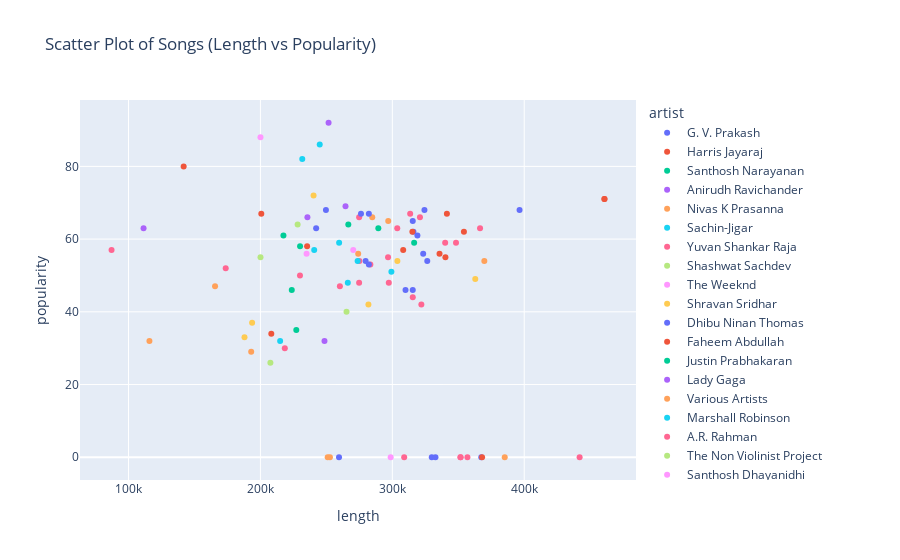

Notebook code for this chart:
### Code cell
fig = px.scatter(
    my_playlist,
    x="length",
    y="popularity",
    color="artist",
    hover_name="name",
    title="Scatter Plot of Songs (Length vs Popularity)"
)
fig.show()

### Figure 1 — Plotly figure (JSON) as saved in the notebook; plotly's stock layout.template omitted (floating-point values rounded to 4 significant figures)
{"data": [{"hovertemplate": "<b>%{hovertext}</b><br><br>artist=G. V. Prakash<br>length=%{x}<br>popularity=%{y}<extra></extra>", "hovertext": ["Pookkal Pookkum", "Ayyayo", "Sandalee", "Kaathodu Kaathanen (From \"Jail\")", "Yaar Indha Saalai Oram (From \"Thalaivaa\")", "Naan Sonnadhum Mazhai", "Kadhal Yen Kadhal", "Yaar Indha Saalai Oram", "Pirai Thedum", "Yedhedho Pennae", "Manasellam Mazhaiye", "Akkam Pakkam"], "legendgroup": "G. V. Prakash", "marker": {"color": "#636efa", "symbol": "circle"}, "mode": "markers", "name": "G. V. Prakash", "orientation": "v", "showlegend": true, "type": "scatter", "x": [396466, 324373, 323405, 310000, 315493, 329912, 367446, 315493, 332711, 279743, 326495, 316000], "xaxis": "x", "y": [68, 68, 56, 46, 46, 0, 0, 65, 0, 54, 54, 62], "yaxis": "y"}, {"hovertemplate": "<b>%{hovertext}</b><br><br>artist=Harris Jayaraj<br>length=%{x}<br>popularity=%{y}<extra></extra>", "hovertext": ["Unakkenna Venum Sollu", "Mundhinam", "Thodu Vaanam", "Idhayathai Yedho Ondru", "Oru Manam (From \"Dhruva Natchathiram\")", "Yaaro Yaaro", "Paartha Mudhal"], "legendgroup": "Harris Jayaraj", "marker": {"color": "#EF553B", "symbol": "circle"}, "mode": "markers", "name": "Harris Jayaraj", "orientation": "v", "showlegend": true, "type": "scatter", "x": [308242, 341386, 315213, 235391, 340254, 335786, 368053], "xaxis": "x", "y": [57, 67, 62, 58, 55, 56, 0], "yaxis": "y"}, {"hovertemplate": "<b>%{hovertext}</b><br><br>artist=Santhosh Narayanan<br>length=%{x}<br>popularity=%{y}<extra></extra>", "hovertext": ["Aval", "Ei Suzhali", "Kaathellam", "Agayam Theepiditha"], "legendgroup": "Santhosh Narayanan", "marker": {"color": "#00cc96", "symbol": "circle"}, "mode": "markers", "name": "Santhosh Narayanan", "orientation": "v", "showlegend": true, "type": "scatter", "x": [266639, 217459, 223770, 230062], "xaxis": "x", "y": [64, 61, 46, 58], "yaxis": "y"}, {"hovertemplate": "<b>%{hovertext}</b><br><br>artist=Anirudh Ravichander<br>length=%{x}<br>popularity=%{y}<extra></extra>", "hovertext": ["Manasilaayo", "Nee Paartha Vizhigal - The Touch of Love"], "legendgroup": "Anirudh Ravichander", "marker": {"color": "#ab63fa", "symbol": "circle"}, "mode": "markers", "name": "Anirudh Ravichander", "orientation": "v", "showlegend": true, "type": "scatter", "x": [235629, 264506], "xaxis": "x", "y": [66, 69], "yaxis": "y"}, {"hovertemplate": "<b>%{hovertext}</b><br><br>artist=Nivas K Prasanna<br>length=%{x}<br>popularity=%{y}<extra></extra>", "hovertext": ["Vinmeen"], "legendgroup": "Nivas K Prasanna", "marker": {"color": "#FFA15A", "symbol": "circle"}, "mode": "markers", "name": "Nivas K Prasanna", "orientation": "v", "showlegend": true, "type": "scatter", "x": [296899], "xaxis": "x", "y": [65], "yaxis": "y"}, {"hovertemplate": "<b>%{hovertext}</b><br><br>artist=Sachin-Jigar<br>length=%{x}<br>popularity=%{y}<extra></extra>", "hovertext": ["Pardesiya - From \"Param Sundari\""], "legendgroup": "Sachin-Jigar", "marker": {"color": "#19d3f3", "symbol": "circle"}, "mode": "markers", "name": "Sachin-Jigar", "orientation": "v", "showlegend": true, "type": "scatter", "x": [231739], "xaxis": "x", "y": [82], "yaxis": "y"}, {"hovertemplate": "<b>%{hovertext}</b><br><br>artist=Yuvan Shankar Raja<br>length=%{x}<br>popularity=%{y}<extra></extra>", "hovertext": ["Kadhal Aasai", "Iayyayo", "Venmegam", "Enkeyoo Partha", "Kaadhal Vaithu", "Kaadhal Endral", "Ninaithu Ninaithu (From \"7/G Rainbow Colony\")", "Oru Devathai (From \"Vaamanan\")", "Thuli Thuli (From \"Paiya\")", "Konjum Kili", "Arabu Naadu", "Oru Naalaikkul", "Kan Pesum Varthaigal", "Ariyadha Vayasu", "Vaartha Onnu"], "legendgroup": "Yuvan Shankar Raja", "marker": {"color": "#FF6692", "symbol": "circle"}, "mode": "markers", "name": "Yuvan Shankar Raja", "orientation": "v", "showlegend": true, "type": "scatter", "x": [303750, 275017, 274853, 320960, 309000, 87133, 274834, 296760, 283346, 260252, 322013, 340066, 348290, 229997, 315506], "xaxis": "x", "y": [63, 54, 66, 66, 0, 57, 48, 55, 53, 47, 42, 59, 59, 50, 44], "yaxis": "y"}, {"hovertemplate": "<b>%{hovertext}</b><br><br>artist=Shashwat Sachdev<br>length=%{x}<br>popularity=%{y}<extra></extra>", "hovertext": ["Tu Pehli Tu Aakhri (From \"The Ba***ds Of Bollywood\")"], "legendgroup": "Shashwat Sachdev", "marker": {"color": "#B6E880", "symbol": "circle"}, "mode": "markers", "name": "Shashwat Sachdev", "orientation": "v", "showlegend": true, "type": "scatter", "x": [200060], "xaxis": "x", "y": [55], "yaxis": "y"}, {"hovertemplate": "<b>%{hovertext}</b><br><br>artist=The Weeknd<br>length=%{x}<br>popularity=%{y}<extra></extra>", "hovertext": ["Blinding Lights"], "legendgroup": "The Weeknd", "marker": {"color": "#FF97FF", "symbol": "circle"}, "mode": "markers", "name": "The Weeknd", "orientation": "v", "showlegend": true, "type": "scatter", "x": [200040], "xaxis": "x", "y": [88], "yaxis": "y"}, {"hovertemplate": "<b>%{hovertext}</b><br><br>artist=Shravan Sridhar<br>length=%{x}<br>popularity=%{y}<extra></extra>", "hovertext": ["Will You Be Mine", "Nee Irundhal"], "legendgroup": "Shravan Sridhar", "marker": {"color": "#FECB52", "symbol": "circle"}, "mode": "markers", "name": "Shravan Sridhar", "orientation": "v", "showlegend": true, "type": "scatter", "x": [187928, 193697], "xaxis": "x", "y": [33, 37], "yaxis": "y"}, {"hovertemplate": "<b>%{hovertext}</b><br><br>artist=Dhibu Ninan Thomas<br>length=%{x}<br>popularity=%{y}<extra></extra>", "hovertext": ["Nee Kavithaigala", "Kangal Edho - From \"Chithha\"", "Othaiyadi Pathayila"], "legendgroup": "Dhibu Ninan Thomas", "marker": {"color": "#636efa", "symbol": "circle"}, "mode": "markers", "name": "Dhibu Ninan Thomas", "orientation": "v", "showlegend": true, "type": "scatter", "x": [276250, 242249, 249671], "xaxis": "x", "y": [67, 63, 68], "yaxis": "y"}, {"hovertemplate": "<b>%{hovertext}</b><br><br>artist=Faheem Abdullah<br>length=%{x}<br>popularity=%{y}<extra></extra>", "hovertext": ["Ae Yaad", "Sajde - From \"Lost;Found\"", "Sajde - From \"Lost;Found\""], "legendgroup": "Faheem Abdullah", "marker": {"color": "#EF553B", "symbol": "circle"}, "mode": "markers", "name": "Faheem Abdullah", "orientation": "v", "showlegend": true, "type": "scatter", "x": [200666, 460833, 460833], "xaxis": "x", "y": [67, 71, 71], "yaxis": "y"}, {"hovertemplate": "<b>%{hovertext}</b><br><br>artist=Justin Prabhakaran<br>length=%{x}<br>popularity=%{y}<extra></extra>", "hovertext": ["Adiyae Azhagae - From \"Oru Naal Koothu\""], "legendgroup": "Justin Prabhakaran", "marker": {"color": "#00cc96", "symbol": "circle"}, "mode": "markers", "name": "Justin Prabhakaran", "orientation": "v", "showlegend": true, "type": "scatter", "x": [289404], "xaxis": "x", "y": [63], "yaxis": "y"}, {"hovertemplate": "<b>%{hovertext}</b><br><br>artist=Lady Gaga<br>length=%{x}<br>popularity=%{y}<extra></extra>", "hovertext": ["Die With A Smile"], "legendgroup": "Lady Gaga", "marker": {"color": "#ab63fa", "symbol": "circle"}, "mode": "markers", "name": "Lady Gaga", "orientation": "v", "showlegend": true, "type": "scatter", "x": [251667], "xaxis": "x", "y": [92], "yaxis": "y"}, {"hovertemplate": "<b>%{hovertext}</b><br><br>artist=Various Artists<br>length=%{x}<br>popularity=%{y}<extra></extra>", "hovertext": ["Nillayo", "Kanave Kanave", "A Life Full of Love Theme (From \"3 [Tamil]\") - Instrumental", "Elangathu - Duet", "Uyire Uyire", "Unna Vida", "Ennadi Maayavi Nee"], "legendgroup": "Various Artists", "marker": {"color": "#FFA15A", "symbol": "circle"}, "mode": "markers", "name": "Various Artists", "orientation": "v", "showlegend": true, "type": "scatter", "x": [252688, 284784, 115853, 369773, 274128, 385226, 251000], "xaxis": "x", "y": [0, 66, 32, 54, 56, 0, 0], "yaxis": "y"}, {"hovertemplate": "<b>%{hovertext}</b><br><br>artist=Marshall Robinson<br>length=%{x}<br>popularity=%{y}<extra></extra>", "hovertext": ["Edhirpaarthen"], "legendgroup": "Marshall Robinson", "marker": {"color": "#19d3f3", "symbol": "circle"}, "mode": "markers", "name": "Marshall Robinson", "orientation": "v", "showlegend": true, "type": "scatter", "x": [214956], "xaxis": "x", "y": [32], "yaxis": "y"}, {"hovertemplate": "<b>%{hovertext}</b><br><br>artist=A.R. Rahman<br>length=%{x}<br>popularity=%{y}<extra></extra>", "hovertext": ["Usure Pogudhey", "Innum Konjam Naeram", "Vennilavae", "Kaadhal kaditham", "Ennuyire", "Munbe Vaa", "Vennilave Vennilave Vinnai"], "legendgroup": "A.R. Rahman", "marker": {"color": "#FF6692", "symbol": "circle"}, "mode": "markers", "name": "A.R. Rahman", "orientation": "v", "showlegend": true, "type": "scatter", "x": [366506, 313533, 351720, 297324, 442004, 356941, 351720], "xaxis": "x", "y": [63, 67, 0, 48, 0, 0, 0], "yaxis": "y"}, {"hovertemplate": "<b>%{hovertext}</b><br><br>artist=The Non Violinist Project<br>length=%{x}<br>popularity=%{y}<extra></extra>", "hovertext": ["Ulaa (feat. Sathyaprakash)"], "legendgroup": "The Non Violinist Project", "marker": {"color": "#B6E880", "symbol": "circle"}, "mode": "markers", "name": "The Non Violinist Project", "orientation": "v", "showlegend": true, "type": "scatter", "x": [265287], "xaxis": "x", "y": [40], "yaxis": "y"}, {"hovertemplate": "<b>%{hovertext}</b><br><br>artist=Santhosh Dhayanidhi<br>length=%{x}<br>popularity=%{y}<extra></extra>", "hovertext": ["Raati - Madras Gig"], "legendgroup": "Santhosh Dhayanidhi", "marker": {"color": "#FF97FF", "symbol": "circle"}, "mode": "markers", "name": "Santhosh Dhayanidhi", "orientation": "v", "showlegend": true, "type": "scatter", "x": [235000], "xaxis": "x", "y": [56], "yaxis": "y"}, {"hovertemplate": "<b>%{hovertext}</b><br><br>artist=Thaman S<br>length=%{x}<br>popularity=%{y}<extra></extra>", "hovertext": ["Firestorm (From \"They Call Him OG\")"], "legendgroup": "Thaman S", "marker": {"color": "#FECB52", "symbol": "circle"}, "mode": "markers", "name": "Thaman S", "orientation": "v", "showlegend": true, "type": "scatter", "x": [240309], "xaxis": "x", "y": [72], "yaxis": "y"}, {"hovertemplate": "<b>%{hovertext}</b><br><br>artist=Leon James<br>length=%{x}<br>popularity=%{y}<extra></extra>", "hovertext": ["Kadhaippoma (From \"Oh My Kadavule\")", "Kadhaippoma"], "legendgroup": "Leon James", "marker": {"color": "#636efa", "symbol": "circle"}, "mode": "markers", "name": "Leon James", "orientation": "v", "showlegend": true, "type": "scatter", "x": [282208, 282208], "xaxis": "x", "y": [67, 53], "yaxis": "y"}, {"hovertemplate": "<b>%{hovertext}</b><br><br>artist=Paal Payasam<br>length=%{x}<br>popularity=%{y}<extra></extra>", "hovertext": ["Poi Kadhal"], "legendgroup": "Paal Payasam", "marker": {"color": "#EF553B", "symbol": "circle"}, "mode": "markers", "name": "Paal Payasam", "orientation": "v", "showlegend": true, "type": "scatter", "x": [208252], "xaxis": "x", "y": [34], "yaxis": "y"}, {"hovertemplate": "<b>%{hovertext}</b><br><br>artist=Mirun Pradhap<br>length=%{x}<br>popularity=%{y}<extra></extra>", "hovertext": ["Arakkiye"], "legendgroup": "Mirun Pradhap", "marker": {"color": "#00cc96", "symbol": "circle"}, "mode": "markers", "name": "Mirun Pradhap", "orientation": "v", "showlegend": true, "type": "scatter", "x": [227200], "xaxis": "x", "y": [35], "yaxis": "y"}, {"hovertemplate": "<b>%{hovertext}</b><br><br>artist=Bhuvanesh Selvanesan<br>length=%{x}<br>popularity=%{y}<extra></extra>", "hovertext": ["Sakara Kati"], "legendgroup": "Bhuvanesh Selvanesan", "marker": {"color": "#ab63fa", "symbol": "circle"}, "mode": "markers", "name": "Bhuvanesh Selvanesan", "orientation": "v", "showlegend": true, "type": "scatter", "x": [248571], "xaxis": "x", "y": [32], "yaxis": "y"}, {"hovertemplate": "<b>%{hovertext}</b><br><br>artist=Rama Priya Yegasivanathan<br>length=%{x}<br>popularity=%{y}<extra></extra>", "hovertext": ["Sugar Bomb"], "legendgroup": "Rama Priya Yegasivanathan", "marker": {"color": "#FFA15A", "symbol": "circle"}, "mode": "markers", "name": "Rama Priya Yegasivanathan", "orientation": "v", "showlegend": true, "type": "scatter", "x": [193004], "xaxis": "x", "y": [29], "yaxis": "y"}, {"hovertemplate": "<b>%{hovertext}</b><br><br>artist=D. Imman<br>length=%{x}<br>popularity=%{y}<extra></extra>", "hovertext": ["Onnum Puriyala", "Nanbiye", "Marandhaye", "Nee Yeppo Pulla", "Sollitaley Ava Kaadhala"], "legendgroup": "D. Imman", "marker": {"color": "#19d3f3", "symbol": "circle"}, "mode": "markers", "name": "D. Imman", "orientation": "v", "showlegend": true, "type": "scatter", "x": [259680, 266250, 299305, 240773, 273706], "xaxis": "x", "y": [59, 48, 51, 57, 54], "yaxis": "y"}, {"hovertemplate": "<b>%{hovertext}</b><br><br>artist=Akira Da Rapwolf<br>length=%{x}<br>popularity=%{y}<extra></extra>", "hovertext": ["I'm Just Fine"], "legendgroup": "Akira Da Rapwolf", "marker": {"color": "#FF6692", "symbol": "circle"}, "mode": "markers", "name": "Akira Da Rapwolf", "orientation": "v", "showlegend": true, "type": "scatter", "x": [218483], "xaxis": "x", "y": [30], "yaxis": "y"}, {"hovertemplate": "<b>%{hovertext}</b><br><br>artist=Ghibran<br>length=%{x}<br>popularity=%{y}<extra></extra>", "hovertext": ["Thaarame Thaarame"], "legendgroup": "Ghibran", "marker": {"color": "#B6E880", "symbol": "circle"}, "mode": "markers", "name": "Ghibran", "orientation": "v", "showlegend": true, "type": "scatter", "x": [228214], "xaxis": "x", "y": [64], "yaxis": "y"}, {"hovertemplate": "<b>%{hovertext}</b><br><br>artist=Sam C.S.<br>length=%{x}<br>popularity=%{y}<extra></extra>", "hovertext": ["Yaanji"], "legendgroup": "Sam C.S.", "marker": {"color": "#FF97FF", "symbol": "circle"}, "mode": "markers", "name": "Sam C.S.", "orientation": "v", "showlegend": true, "type": "scatter", "x": [270375], "xaxis": "x", "y": [57], "yaxis": "y"}, {"hovertemplate": "<b>%{hovertext}</b><br><br>artist=Sri<br>length=%{x}<br>popularity=%{y}<extra></extra>", "hovertext": ["Pazhaya Soru"], "legendgroup": "Sri", "marker": {"color": "#FECB52", "symbol": "circle"}, "mode": "markers", "name": "Sri", "orientation": "v", "showlegend": true, "type": "scatter", "x": [281880], "xaxis": "x", "y": [42], "yaxis": "y"}, {"hovertemplate": "<b>%{hovertext}</b><br><br>artist=Yuvan Shankar Raja,Dhanush,Dhee<br>length=%{x}<br>popularity=%{y}<extra></extra>", "hovertext": ["Maari’s Aanandhi"], "legendgroup": "Yuvan Shankar Raja,Dhanush,Dhee", "marker": {"color": "#636efa", "symbol": "circle"}, "mode": "markers", "name": "Yuvan Shankar Raja,Dhanush,Dhee", "orientation": "v", "showlegend": true, "type": "scatter", "x": [259591], "xaxis": "x", "y": [0], "yaxis": "y"}, {"hovertemplate": "<b>%{hovertext}</b><br><br>artist=The Kid LAROI<br>length=%{x}<br>popularity=%{y}<extra></extra>", "hovertext": ["STAY (with Justin Bieber)"], "legendgroup": "The Kid LAROI", "marker": {"color": "#EF553B", "symbol": "circle"}, "mode": "markers", "name": "The Kid LAROI", "orientation": "v", "showlegend": true, "type": "scatter", "x": [141805], "xaxis": "x", "y": [80], "yaxis": "y"}, {"hovertemplate": "<b>%{hovertext}</b><br><br>artist=Rajesh Murugesan<br>length=%{x}<br>popularity=%{y}<extra></extra>", "hovertext": ["Malare"], "legendgroup": "Rajesh Murugesan", "marker": {"color": "#00cc96", "symbol": "circle"}, "mode": "markers", "name": "Rajesh Murugesan", "orientation": "v", "showlegend": true, "type": "scatter", "x": [316551], "xaxis": "x", "y": [59], "yaxis": "y"}, {"hovertemplate": "<b>%{hovertext}</b><br><br>artist=JERRY<br>length=%{x}<br>popularity=%{y}<extra></extra>", "hovertext": ["President"], "legendgroup": "JERRY", "marker": {"color": "#ab63fa", "symbol": "circle"}, "mode": "markers", "name": "JERRY", "orientation": "v", "showlegend": true, "type": "scatter", "x": [111405], "xaxis": "x", "y": [63], "yaxis": "y"}, {"hovertemplate": "<b>%{hovertext}</b><br><br>artist=Vathshan<br>length=%{x}<br>popularity=%{y}<extra></extra>", "hovertext": ["Mastana"], "legendgroup": "Vathshan", "marker": {"color": "#FFA15A", "symbol": "circle"}, "mode": "markers", "name": "Vathshan", "orientation": "v", "showlegend": true, "type": "scatter", "x": [165600], "xaxis": "x", "y": [47], "yaxis": "y"}, {"hovertemplate": "<b>%{hovertext}</b><br><br>artist=The Chainsmokers<br>length=%{x}<br>popularity=%{y}<extra></extra>", "hovertext": ["Closer"], "legendgroup": "The Chainsmokers", "marker": {"color": "#19d3f3", "symbol": "circle"}, "mode": "markers", "name": "The Chainsmokers", "orientation": "v", "showlegend": true, "type": "scatter", "x": [244960], "xaxis": "x", "y": [86], "yaxis": "y"}, {"hovertemplate": "<b>%{hovertext}</b><br><br>artist=Amaal Mallik<br>length=%{x}<br>popularity=%{y}<extra></extra>", "hovertext": ["Konjam -1"], "legendgroup": "Amaal Mallik", "marker": {"color": "#FF6692", "symbol": "circle"}, "mode": "markers", "name": "Amaal Mallik", "orientation": "v", "showlegend": true, "type": "scatter", "x": [173686], "xaxis": "x", "y": [52], "yaxis": "y"}, {"hovertemplate": "<b>%{hovertext}</b><br><br>artist=PAX DHARMA<br>length=%{x}<br>popularity=%{y}<extra></extra>", "hovertext": ["kaatukulle"], "legendgroup": "PAX DHARMA", "marker": {"color": "#B6E880", "symbol": "circle"}, "mode": "markers", "name": "PAX DHARMA", "orientation": "v", "showlegend": true, "type": "scatter", "x": [207567], "xaxis": "x", "y": [26], "yaxis": "y"}, {"hovertemplate": "<b>%{hovertext}</b><br><br>artist=Anirudh Ravichander,Andrea<br>length=%{x}<br>popularity=%{y}<extra></extra>", "hovertext": ["Nenjukulla Nee"], "legendgroup": "Anirudh Ravichander,Andrea", "marker": {"color": "#FF97FF", "symbol": "circle"}, "mode": "markers", "name": "Anirudh Ravichander,Andrea", "orientation": "v", "showlegend": true, "type": "scatter", "x": [298760], "xaxis": "x", "y": [0], "yaxis": "y"}, {"hovertemplate": "<b>%{hovertext}</b><br><br>artist=Ilaiyaraaja<br>length=%{x}<br>popularity=%{y}<extra></extra>", "hovertext": ["Vaanam Mella", "Oliyile Therivadhu"], "legendgroup": "Ilaiyaraaja", "marker": {"color": "#FECB52", "symbol": "circle"}, "mode": "markers", "name": "Ilaiyaraaja", "orientation": "v", "showlegend": true, "type": "scatter", "x": [362893, 303853], "xaxis": "x", "y": [49, 54], "yaxis": "y"}, {"hovertemplate": "<b>%{hovertext}</b><br><br>artist=N.R. Raghunanthan<br>length=%{x}<br>popularity=%{y}<extra></extra>", "hovertext": ["Para Para"], "legendgroup": "N.R. Raghunanthan", "marker": {"color": "#636efa", "symbol": "circle"}, "mode": "markers", "name": "N.R. Raghunanthan", "orientation": "v", "showlegend": true, "type": "scatter", "x": [319026], "xaxis": "x", "y": [61], "yaxis": "y"}, {"hovertemplate": "<b>%{hovertext}</b><br><br>artist=Govind Vasantha<br>length=%{x}<br>popularity=%{y}<extra></extra>", "hovertext": ["The Life of Ram"], "legendgroup": "Govind Vasantha", "marker": {"color": "#EF553B", "symbol": "circle"}, "mode": "markers", "name": "Govind Vasantha", "orientation": "v", "showlegend": true, "type": "scatter", "x": [354285], "xaxis": "x", "y": [62], "yaxis": "y"}], "layout": {"legend": {"title": {"text": "artist"}, "tracegroupgap": 0}, "title": {"text": "Scatter Plot of Songs (Length vs Popularity)"}, "xaxis": {"anchor": "y", "domain": [0, 1], "title": {"text": "length"}}, "yaxis": {"anchor": "x", "domain": [0, 1], "title": {"text": "popularity"}}}}
